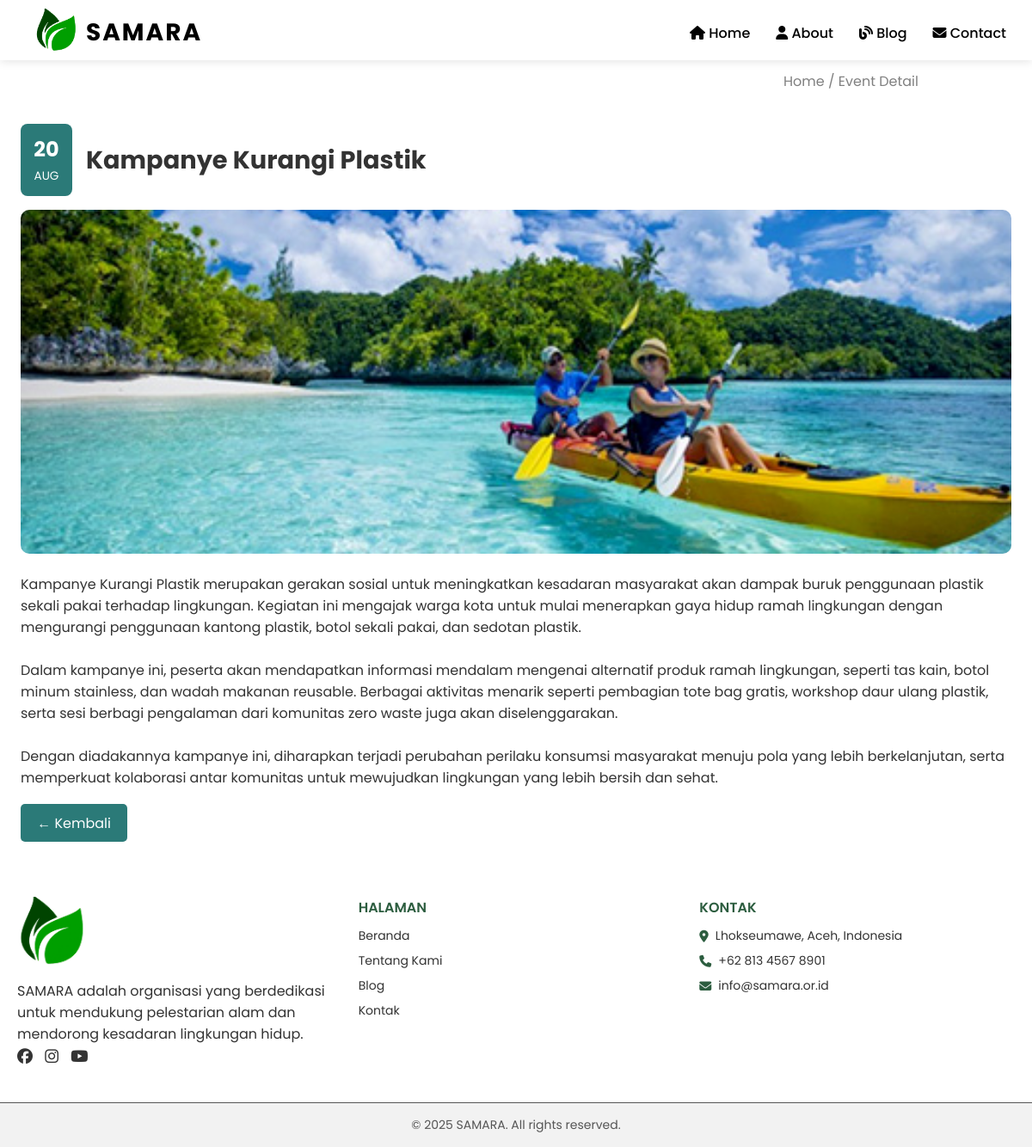
The page /event-detail.php?id=kg003 on the database its author committed.
### tables this page shows
CREATE TABLE `kegiatan` (
  `id_kegiatan` varchar(5) NOT NULL,
  `nama_kegiatan` varchar(50) DEFAULT NULL,
  `deskripsi_kegiatan` text DEFAULT NULL,
  `tanggal_kegiatan` date DEFAULT NULL,
  `thumbnail` varchar(255) DEFAULT NULL,
  `ketua_pelaksana` varchar(30) DEFAULT NULL,
  `tempat` varchar(50) DEFAULT NULL
);

### event-detail.php (the view, shortened to what this page needs)
<?php
require './database/koneksi.php';
if (isset($_GET['id'])) {
  $id = $koneksi->real_escape_string($_GET['id']);
  $sql = "SELECT * FROM kegiatan WHERE id_kegiatan = '$id'";
  $result = $koneksi->query($sql);
?>
<!DOCTYPE html>
<html lang="en">
<head>
  <link rel="stylesheet" href="css/event-detail.css" />
</head>
<body>
     <div class="falling-leaves"></div>
<?php include 'navbar.php' ?>
  <div class="penanda">
    <p class="fade-left" data-aos="fade-left">Home / Event Detail</p>
  </div>
  <?php
    if ($result->num_rows > 0) {
        $row = $result->fetch_assoc();
        $tanggal = date("d", strtotime($row["tanggal_kegiatan"]));
        $bulan   = ucfirst(strtolower(date("M", strtotime($row["tanggal_kegiatan"]))));
        $judul   = htmlspecialchars($row["nama_kegiatan"]);
        $deskripsi = nl2br(htmlspecialchars($row["deskripsi_kegiatan"]));
        $thumbnail = !empty($row["thumbnail"]) ? htmlspecialchars($row["thumbnail"]) : 'img/default.jpg';
        echo '
        <div class="event-detail-container">
          <div class="event-detail-header">
            <div class="event-date">
              <span class="day">' . $tanggal . '</span>
              <span class="month">' . $bulan . '</span>
            </div>
            <div class="event-title">
              <h1>' . $judul . '</h1>
              </div>
              </div>
              <div class="event-image">
              <img src="' . $thumbnail . '" alt="' . $judul . '">
              </div>
              <div class="event-description">
              ' . $deskripsi . '
              </div>
              </br>
              <button class="back-button" onclick="window.history.back()">← Kembali</button>
              </div>';
            } else {
              echo "<p>Kegiatan tidak ditemukan.</p>";
            }
          } else {
            echo "<p>ID kegiatan tidak tersedia.</p>";
          }
          ?>
<footer>
  <div class="footer-container">
    <div class="footer-section">
      <img src="img/icon-logo.png" alt="Logo SAMARA" class="footer-logo">
      <p>
        SAMARA adalah organisasi yang berdedikasi untuk mendukung pelestarian alam dan mendorong kesadaran lingkungan hidup.
      </p>
      <div class="social-links">
        <a href="#"><i class="fa-brands fa-facebook"></i></a>
        <a href="#"><i class="fa-brands fa-instagram"></i></a>
        <a href="#"><i class="fa-brands fa-youtube"></i></a>
      </div>
    </div>
    <div class="footer-section">
      <h4>HALAMAN</h4>
      <ul>
        <li><a href="index.html">Beranda</a></li>
        <li><a href="about.html">Tentang Kami</a></li>
        <li><a href="blog.html">Blog</a></li>
        <li><a href="contact.html">Kontak</a></li>
      </ul>
    </div>
    <div class="footer-section">
      <h4>KONTAK</h4>
      <ul>
        <li><i class="fa-solid fa-location-dot"></i> Lhokseumawe, Aceh, Indonesia</li>
        <li><i class="fa-solid fa-phone"></i> +62 813 4567 8901</li>
        <li><i class="fa-solid fa-envelope"></i> info@samara.or.id</li>
      </ul>
    </div>
  </div>
  <div class="footer-bottom">
    <p>&copy; 2025 SAMARA. All rights reserved.</p>
  </div>
</footer>
</body>
</html>

### css/event-detail.css (style rules this page uses)
* { margin: 0; padding: 0; box-sizing: border-box; font-family: 'Poppins', sans-serif; }
.footer-bottom { color: #aaa; border-top: 1px solid; text-align: center; padding: 15px 20px; font-family: 'Poppins', sans-serif; font-size: 0.9rem; }
.falling-leaves { position: fixed; top: 0; left: 0; width: 100%; height: 100%; pointer-events: none; overflow: hidden; z-index: 0; }
.penanda { height: 50px; margin-top: 70px; line-height: 50px; text-align: right; padding: 0 11%; color: grey; }
body { font-family: 'Poppins', sans-serif; background-color: #fff; margin: 0; padding: 0; color: #333; }
.fade-left { opacity: 0; transform: translateX(-20px); animation: fadeLeft 0.8s forwards; animation-delay: 0.2s; }
footer { font-family: 'Poppins', sans-serif; color: #333; }
.footer-container { background-color: #ffffff; max-width: 1200px; margin: auto; padding: 40px 20px; display: flex; flex-wrap: wrap; justify-content: space-between; gap: 30px; }
.footer-section { flex: 1 1 200px; }
.footer-logo { width: 80px; height: auto; margin-bottom: 10px; }
.footer-section h4 { font-size: 16px; font-weight: 600; margin-bottom: 10px; color: #2c5d3f; }
.footer-section ul { list-style: none; padding: 0; margin: 0; }
.footer-section ul li { margin-bottom: 8px; font-size: 14px; display: flex; align-items: center; }
.footer-section ul li a { text-decoration: none; color: #333; transition: color 0.3s; }
.footer-section ul li i { margin-right: 8px; color: #2c5d3f; }
.social-links a { display: inline-block; margin-right: 10px; color: #333; font-size: 18px; transition: color 0.3s; }
.footer-bottom { background-color: #f2f2f2; text-align: center; padding: 15px 20px; font-size: 14px; color: #555; }
.event-detail-container { max-width: 1200px; margin: 0 auto; padding: 1.5rem; font-family: Arial, sans-serif; }
.event-detail-header { display: flex; align-items: center; gap: 1rem; margin-bottom: 1rem; flex-wrap: wrap; }
.event-date { background-color: #2b7a78; color: white; padding: 0.75rem; border-radius: 8px; text-align: center; min-width: 60px; }
.event-date .day { font-size: 1.5rem; font-weight: bold; display: block; }
.event-date .month { text-transform: uppercase; font-size: 0.85rem; }
.event-title h1 { margin: 0; font-size: 1.8rem; font-weight: bold; }
.event-image img { width: 100%; max-height: 400px; object-fit: cover; border-radius: 10px; margin-bottom: 1rem; }
.back-button { background-color: #2b7a78; color: white; border: none; padding: 0.6rem 1.2rem; border-radius: 5px; cursor: pointer; font-size: 1rem; transition: background-color 0.3s; }

### rows shown on the page
kegiatan: tanggal_kegiatan "20", tanggal_kegiatan "AUG", nama_kegiatan "Kampanye Kurangi Plastik", thumbnail (picture), deskripsi_kegiatan "Kampanye Kurangi Plastik merupakan gerakan sosial untuk meningkatkan kesadaran masyarakat akan dampak buruk penggunaan plastik sekali pakai terhadap lingkungan. Kegiatan ini mengajak warga kota untuk mulai menerapkan gaya hidup ramah lingkungan dengan mengurangi penggunaan kantong plastik, botol sekali pakai, dan sedotan plastik. Dalam kampanye ini, peserta akan mendapatkan informasi mendalam mengenai alternatif produk ramah lingkungan, seperti tas kain, botol minum stainless, dan wadah makanan reusable. Berbagai aktivitas menarik seperti pembagian tote bag gratis, workshop daur ulang plastik, serta sesi berbagi pengalaman dari komunitas zero waste juga akan diselenggarakan. Dengan…"
